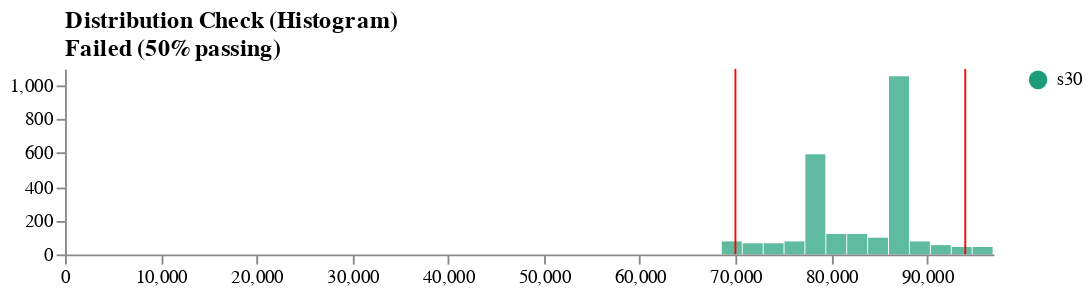

Notebook code cell kept with this figure:
### Code cell
lower, upper = 70_000, 94_000
result = checks.check_distribution_range(
                    s30, lower, upper,
                    label="s30",
                    tests={"full": checks.contains(lower, upper), 
                            "most": checks.contains(lower, upper, .99)})
vega.ipy_display(result.schema)

### Figure 1 — Vega specification as saved in the notebook (floating-point values rounded to 4 significant figures)
{"$schema": "https://vega.github.io/schema/vega/v5.json", "axes": [{"orient": "bottom", "scale": "xscale", "zindex": 1}, {"orient": "left", "scale": "yscale", "tickCount": 5, "zindex": 1}], "data": [{"name": "binned", "values": [{"bin0": 68580.0, "bin1": 70760.0, "count": 77, "label": "s30"}, {"bin0": 70760.0, "bin1": 72940.0, "count": 65, "label": "s30"}, {"bin0": 72940.0, "bin1": 75120.0, "count": 68, "label": "s30"}, {"bin0": 75120.0, "bin1": 77310.0, "count": 81, "label": "s30"}, {"bin0": 77310.0, "bin1": 79490.0, "count": 590, "label": "s30"}, {"bin0": 79490.0, "bin1": 81670.0, "count": 123, "label": "s30"}, {"bin0": 81670.0, "bin1": 83850.0, "count": 117, "label": "s30"}, {"bin0": 83850.0, "bin1": 86040.0, "count": 98, "label": "s30"}, {"bin0": 86040.0, "bin1": 88220.0, "count": 1057, "label": "s30"}, {"bin0": 88220.0, "bin1": 90400.0, "count": 81, "label": "s30"}, {"bin0": 90400.0, "bin1": 92580.0, "count": 52, "label": "s30"}, {"bin0": 92580.0, "bin1": 94760.0, "count": 49, "label": "s30"}, {"bin0": 94760.0, "bin1": 96950.0, "count": 41, "label": "s30"}]}, {"name": "xref", "values": [{"value": 70000}, {"value": 94000}]}, {"name": "yref", "values": []}, {"name": "_ranges", "source": ["binned"], "transform": [{"as": ["min", "max"], "fields": ["bin0", "bin1"], "ops": ["min", "max"], "type": "aggregate"}]}], "description": "Histogram for visualizing a univariate distribution using static bins.", "height": 100, "legends": [{"fill": "color"}], "marks": [{"encode": {"hover": {"fill": {"value": "firebrick"}}, "update": {"fill": {"field": "label", "scale": "color"}, "opacity": {"value": 0.7}, "tooltip": {"field": "count"}, "x": {"field": "bin0", "scale": "xscale"}, "x2": {"field": "bin1", "offset": -0.5, "scale": "xscale"}, "y": {"field": "count", "scale": "yscale"}, "y2": {"scale": "yscale", "value": 0}}}, "from": {"data": "binned"}, "name": "bins", "type": "rect"}, {"clip": true, "encode": {"enter": {"stroke": {"value": "red"}}, "update": {"opacity": {"value": 1}, "x": {"field": "value", "scale": "xscale"}, "y": {"signal": "height"}, "y2": {"value": 0}}}, "from": {"data": "xref"}, "name": "x_highlights", "type": "rule"}, {"clip": true, "encode": {"enter": {"stroke": {"value": "red"}}, "update": {"opacity": {"value": 1}, "x": {"signal": "width"}, "x2": {"value": 0}, "y": {"field": "count", "scale": "yscale"}}}, "from": {"data": "yref"}, "name": "y_highlights", "type": "rule"}], "padding": 5, "scales": [{"domain": {"data": "_ranges", "fields": ["min", "max"]}, "name": "xscale", "range": "width", "type": "linear"}, {"domain": {"data": "binned", "field": "count"}, "name": "yscale", "nice": true, "range": "height", "round": true, "type": "linear", "zero": true}, {"domain": {"data": "binned", "field": "label"}, "name": "color", "range": {"scheme": "dark2"}, "type": "ordinal"}], "title": {"anchor": "start", "frame": "group", "orient": "top", "text": ["Distribution Check (Histogram)", "Failed (50% passing)"]}, "width": 500}
